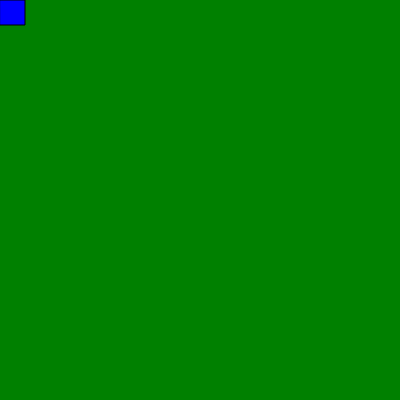
Frame 1 (no input)
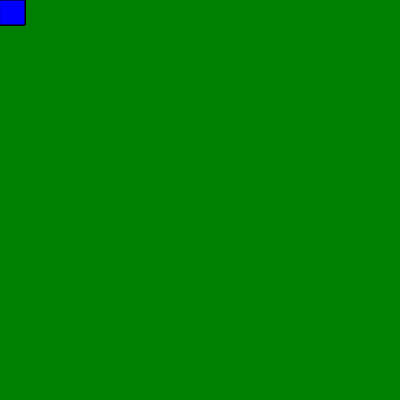
Frame 60 (no input)
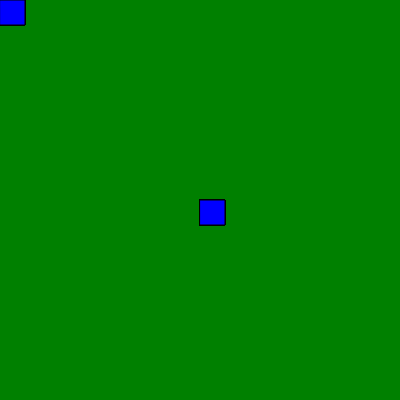
Frame 120 (the mouse pressed at the canvas centre since frame 60)

The p5.js sketch that drew these frames (run headless with seeded random() and noise() and a simulated clock; from frame 60 on, the mouse is pressed at the canvas centre):

// p5.js sketch
// ── sketch.js
function setup() {
  createCanvas(400, 400);
   background("green");
}

function draw() {
  
  
  
  fill("blue")
  rect(mouseX,mouseY,25,25);
}
// ── AnimationHouse.js
function setup() {
	createCanvas(400, 400);
}

function draw() {
	background("	#87CEEB");

	fill("#486F38");
	noStroke();
	rect(0, 300, 800, 100);

	fill("#24325A");
	triangle(130, 200, 195, 100, 260, 200);

	fill("#774949");
	rect(130, 200, 130, 100);

	fill("#482524");
	rect(175, 240, 40, 60);

	stroke("white");
	noFill();
	line(156, 235, 156, 210);

	fill("#482524");
	square(145, 210, 25);

	stroke("white");
	noFill();
	line(158, 235, 158, 210);

	fill("#482524");
	square(220, 210, 25);

	stroke("white");
	noFill();
	line(232, 235, 232, 210);

	stroke("white");
	noFill();
	line(232, 235, 232, 210);

	noStroke();

	fill(252, 220, 92, frameCount % 400);
	circle(frameCount % 400, mouseY, (frameCount % 400) / 2);
}

// ── Fourcolormouse.js
function setup() {
	createCanvas(400, 400);
	background("white");
}

function draw() {
	if (mouseX < 200 && mouseY < 200) {
		fill("red");
	} else if (mouseX < 200 && mouseY > 200) {
		fill("blue");
	} else if (mouseX > 200 && mouseY > 200) {
		fill("green");
	} else {
		fill("yellow");
	}
	rect(mouseX, mouseY, 25, 25);
}

// ── Radio+colorpicker+radius.js
let Hslider,
	Vslider,
	sldWidth,
	sldHeight,
	SldCorner,
	RdShape,
	CpShape1,
	CpShape2;

// string variables

let param1 = "Width";
let param2 = "Height";

function setup() {
	createCanvas(600, 600);
	Hslider = createSlider(1, 9, 8);
	Hslider.position(400, 450);
	Hslider.style("width", "160px");

	Vslider = createSlider(1, 9, 8);
	Vslider.position(400, 470);
	Vslider.style("width", "160px");

	sldWidth = createSlider(1, 100, 25);
	sldWidth.position(400, 490);
	sldWidth.style("width", "160px");

	sldHeight = createSlider(1, 100, 25);
	sldHeight.position(400, 510);
	sldHeight.style("width", "160px");

	RdShape = createRadio();
	RdShape.option("Rect");
	RdShape.option("RoundRect");
	RdShape.option("Circle");
	RdShape.selected("Rect");
	RdShape.position("width", 480);

	CpShape1 = createColorPicker("#ed225d");
	CpShape1.position("width", 550);
	CpShape1.style("height", "25px");

	CpShape2 = createColorPicker("green");
	CpShape2.position("width", 520);
	CpShape2.style("height", "25px");
}

function draw() {
	background(220);

	text("dummy", 360, 460);
	text("dummy", 360, 480);
	text(param1, 360, 500);
	text(param2, 360, 520);

	for (m = 0; m < Vslider.value(); m++) {
		for (i = 0; i < Hslider.value(); i++) {
			if (i % 2 == 1 && m % 2 == 1) {
				fill(CpShape1.color());
			} else if (i % 2 == 0 && m % 2 == 0) {
				fill(CpShape1.color());
			} else {
				fill(CpShape2.color());
			}

			if (RdShape.value() == "Rect") {
				param1 = "Width";
				param2 = "Height";
				sldHeight.show();
				rect(60 * i + 20, 60 * m, sldWidth.value(), sldHeight.value());
			} else if (RdShape.value() == "RoundRect") {
				param1 = "Width";
				param2 = "Height";
				sldHeight.show();
				rect(60 * i + 20, 60 * m, sldWidth.value(), sldHeight.value(), 10);
			} else {
				param1 = "Radius";
				param2 = "";
				sldHeight.hide();
				circle(60 * i + 20, 60 * m, sldWidth.value());
			}
		}
	}
}

// ── Radio.js
let radio;
function setup() {
	createCanvas(600, 600);
	//create radio option for shape
	radio = createRadio();
	radio.option("rectangle");
	radio.option("circle");
	radio.option("rounded rectangle");
	radio.position(300, 235);
	radio.style("width", "350px");
	textAlign(CENTER);
	fill("#000C66");
}

function draw() {
	let val = radio.value();
	background(250);

	if (val == "rectangle") {
		rect(50, 50, 100, 300);
	} else if (val == "circle") {
		circle(100, 100, 350);
	} else if (val == "rounded rectangle") {
		rect(50, 50, 100, 100, 10);
	}
}

// ── Slider1.js
let slideR, slideG, sliderB, sliderRad, silderS;
function setup() {
	createCanvas(400, 400);
	colorMode(RGB);
	sliderR = createSlider(0, 340, 100);
	sliderR.position(10, 350);
	sliderR.style("width", "80px");

	sliderG = createSlider(0, 340, 100);
	sliderG.position(100, 250);
	sliderG.style("width", "80px");

	sliderB = createSlider(0, 340, 100);
	sliderB.position(200, 450);
	sliderB.style("width", "80px");

	sliderRad = createSlider(0, 340, 100);
	sliderRad.position(50, 130);
	sliderRad.style("width", "80px");

	sliderS = createSlider(0, 80, 10);
	sliderS.position(180, 130);
	sliderS.style("width", "80px");
}

function draw() {
	let val1 = sliderR.value(),
		val2 = sliderG.value(),
		val3 = sliderB.value(),
		val4 = sliderRad.value(),
		val5 = sliderS.value();
	strokeWeight(val5);
	fill(255, 255, 0);
	background(220);
	fill(val1, val2, val3);
	circle(180, 250, val4);
}
